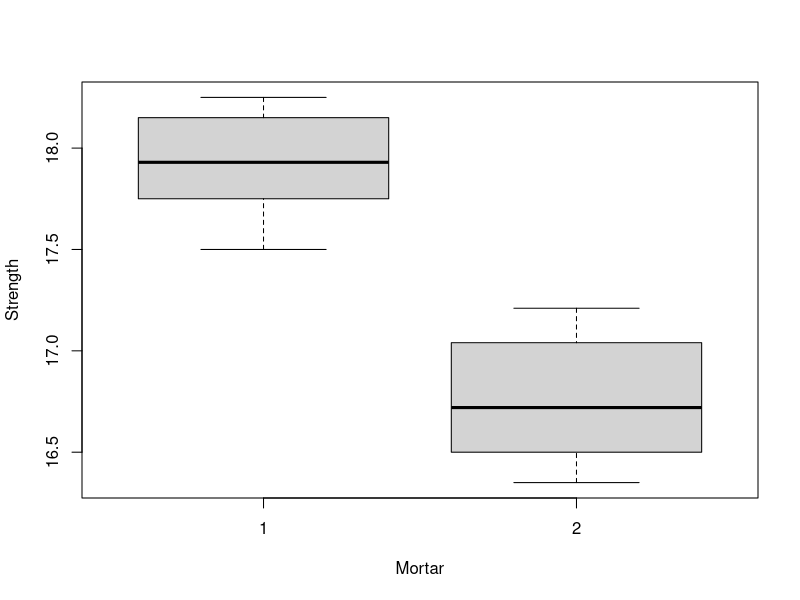

Recreate this plot in R.
## PROBLEM 4 - MORTAR
mortar <- read.table("mortar.dat", header = T)
attach(mortar)
mortar

# Alt + 126 -> tilde
# in this case it's not a paired test, we combine them both
t.test(Strength~Mortar, var.equal = T, conf.level = 0.05)
# the p value is very low so the null hypothesis can be rejected

# to create a boxplot is pretty straightforward
boxplot(Strength~Mortar, ylab = "Strength", xlab = "Mortar")

# QUANTILE PLOT
#qqplot(Mortar, Strength, ylab = "Strength", xlab = "Mortar")

# QUANTILE PLOT FOR SMALL SAMPLES
#source("nqqplot.r")